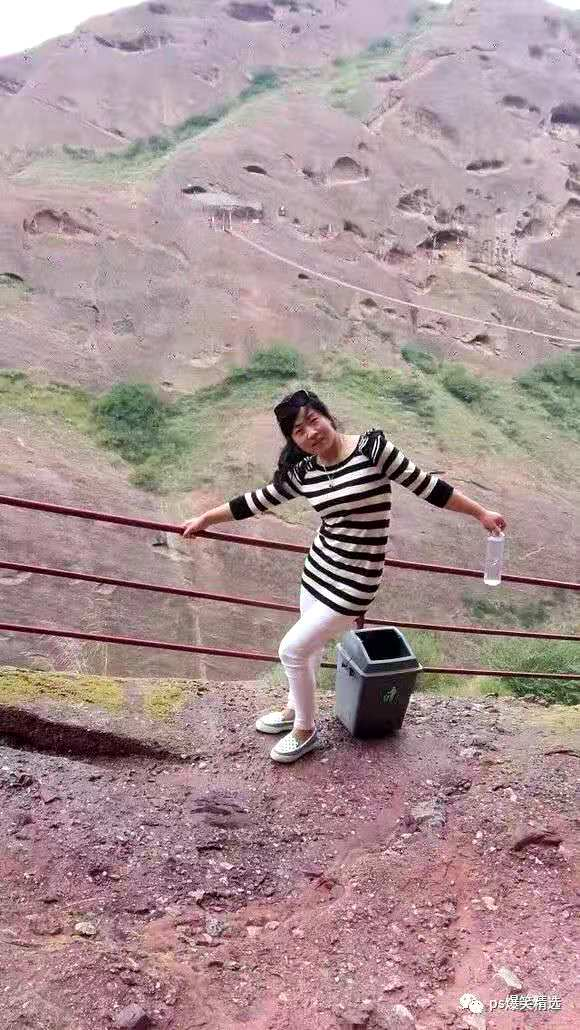
#> input picture images/WechatIMG3505.jpeg, 580 x 1030 px
$ python project.py images/WechatIMG3505.jpeg images/download.jpeg
#> lines starting #> are read from the running program, lines starting #| are printed output that depends on the picture
import cv2
import numpy as np
from sklearn.neighbors import KDTree
import sys
import graphcut
import matplotlib.pyplot as plt

PATCH_SIZE = 8
KERNEL_SIZE = 9


# [89 lines left out: functions GetOffsets2, GetKDominantOffsets, ScatterPlot3D, not called in this run]


# I consulted with https://github.com/Pranshu258/Image_Completion/
def patch(imagefile, mask):
    # read in image
#> called with imagefile = 'images/WechatIMG3505.jpeg', mask = 'images/download.jpeg'
    image = cv2.imread(imagefile, cv2.IMREAD_GRAYSCALE)
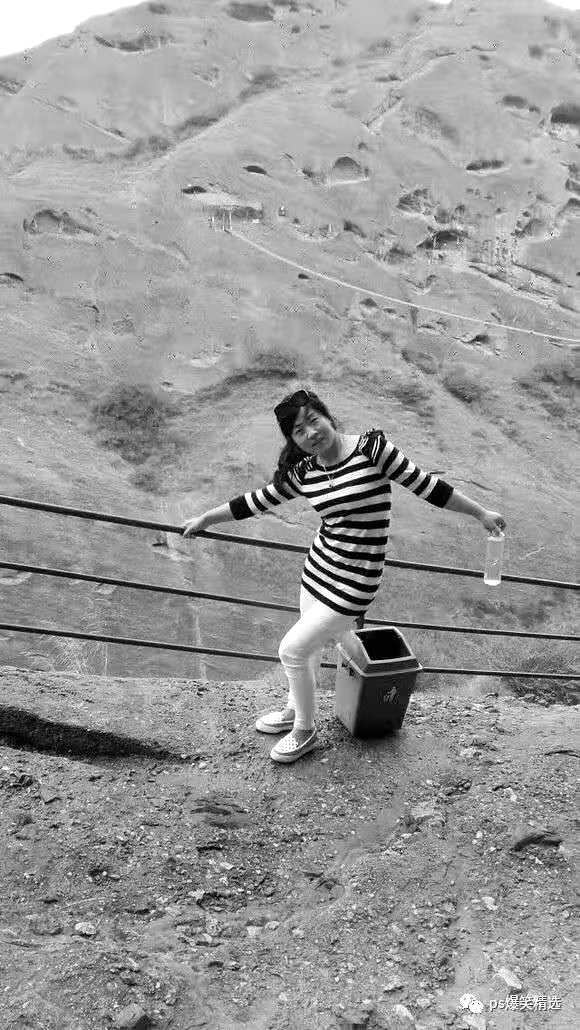
#> image: shape (1030, 580); min 0, max 255, mean 153.3
    image2 = cv2.imread(imagefile)
#> image2 is the input picture: shape (1030, 580, 3); mean B, G, R 148.2, 146.3, 169.1

    # get bounding box of the hole
    validPoints = np.where(mask != 0)
#> (the run stopped early here; a loop or call above may not have finished)
